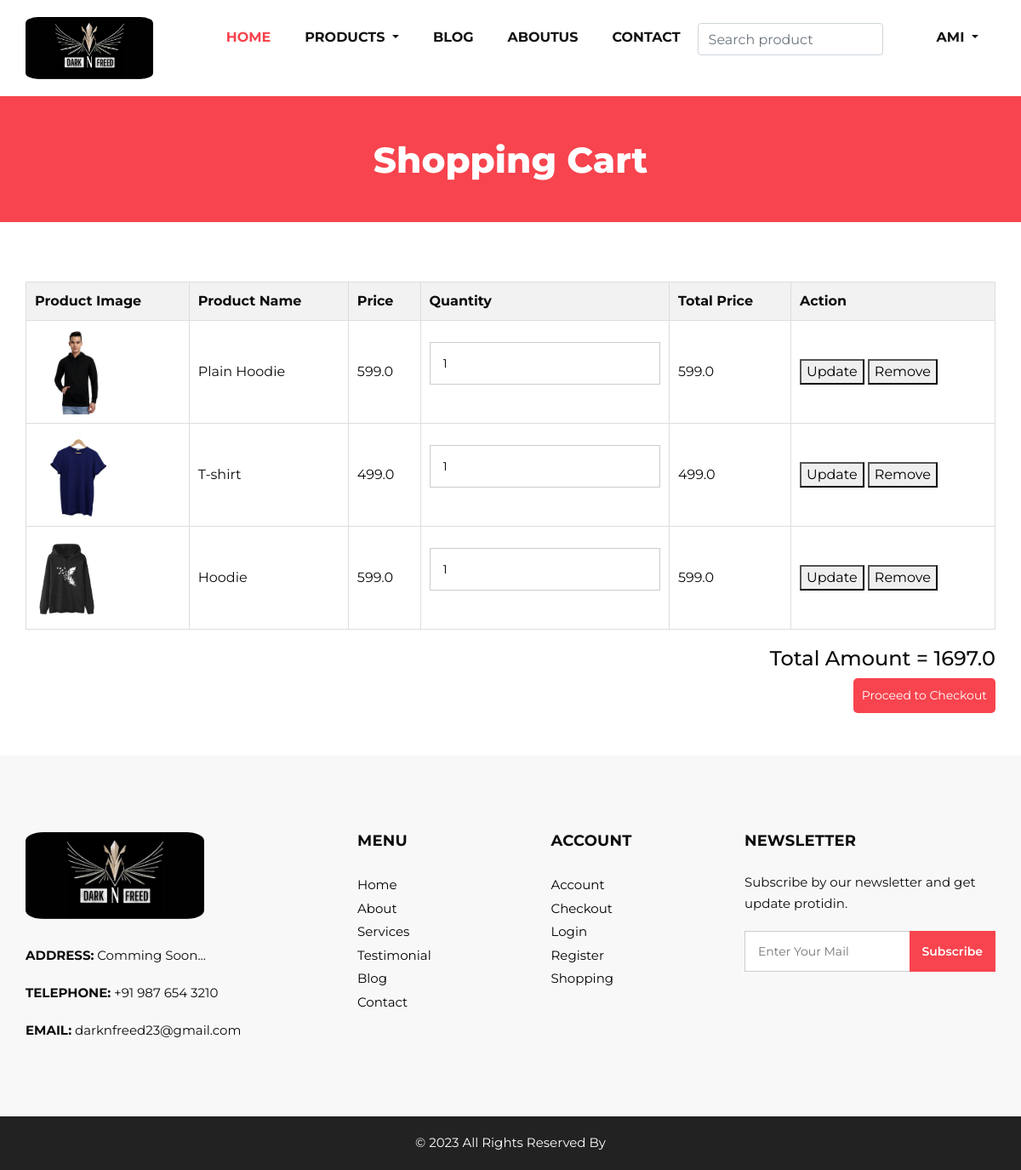
The app's page /product/showcart/ (signed in) with its own data.
### authsystem/models.py (models this page shows)
class CustomUser(AbstractUser):
    gender_choice = models.CharField(max_length=20, choices=gender_choice,default='male')
    contact = models.CharField(max_length=10, default='')
    area_name = models.CharField(max_length=200,blank=True,null=True)
    pin_code = models.IntegerField(blank=True,null=True)
    address = models.CharField(max_length=100,blank=True,null=True)
    email = models.EmailField(default='name@email.com', blank=True, null=True)
    groups = models.ManyToManyField(Group, related_name='customuser_groups')
    user_permissions = models.ManyToManyField(Permission, related_name='customuser_permissions')

### product/models.py (models this page shows, shortened)
class Cart(models.Model):
    user = models.ForeignKey(CustomUser, on_delete=models.CASCADE, related_name='cartitems')
    product = models.ForeignKey(ProductItem, on_delete=models.CASCADE, related_name="product_cart", null=True, blank=True)
    quantity = models.IntegerField(default=1)
    @property
    def total_cost(self):
        if self.product is not None:
            return self.quantity * self.product.P_Price
        return 0

class ProductItem(models.Model):
    P_name = models.CharField(max_length=100)
    P_Qty = models.IntegerField()
    P_Price = models.FloatField(max_length=15)
    CATAGORY_CHOICES = models.CharField(max_length=1, choices=CATAGORY_CHOICES, default='A')
    P_Image = models.ImageField(upload_to='image', blank=True, null=True)
    P_Desc = models.CharField(max_length=1000)

### product/views.py (the view, shortened to what this page needs)
# urls.py: path("showcart/", views.showcart,name='showcart'),
def showcart(request):
    log_user = CustomUser.objects.get(pk = request.user.id)
    user = request.user
    cart_items = Cart.objects.filter(user_id=user)
    total = sum(item.total_cost for item in cart_items)
    return render(request, 'product/addtocart.html', {'cart_items': cart_items, 'detail': log_user,'total': total,'messages': messages.get_messages(request)})

### templates/product/addtocart.html (shortened to what this page needs)
{% extends 'core/hf.html' %}
{% load static %}
{% block body %}
<section class="inner_page_head">
    <div class="container_fuild">
        <div class="row">
            <div class="col-md-12">
                <div class="full">
                    <h3>Shopping Cart</h3>
                </div>
            </div>
        </div>
    </div>
</section>
<section class="cart_section layout_padding">
    <div class="container">
        <form method="post" action="{% url 'product:showcart' %}">
            <table class="cart-table">
                <thead>
                    <tr>
                        <th>Product Image</th>
                        <th>Product Name</th>
                        <th>Price</th>
                        <th>Quantity</th>
                        <th>Total Price</th>
                        <th>Action</th>
                    </tr>
                </thead>
                <tbody>
                    {% for cart_item in cart_items %}
                    <tr>
                        <td><img src="{{ cart_item.product.P_Image.url }}" height="100" alt="product"></td>
                        <td>{{ cart_item.product.P_name }}</td>
                        <td>{{ cart_item.product.P_Price }}</td>
                        <td>
                            <input type="" name="quantity_{{ cart_item.id }}" value="{{ cart_item.quantity }}">
                        </td>
                        <td>{{ cart_item.total_cost }}</td>
                        <td>
                            <button type="submit" name="update_quantity" value="{{ cart_item.id }}">Update</button>
                            <button type="submit" name="remove_item" value="{{ cart_item.id }}">Remove</button>
                        </td>
                    </tr>
                    {% endfor %}
                </tbody>
            </table>
        </form>
        <div class="cart-total">
            <h4>Total Amount = {{ total }}</h4>
            <a href="{% url 'product:order_create' %}">
                <button type="button" style="background-color: #f7444e;">Proceed to Checkout</button>
            </a>
        </div>
    </div>
</section>
{% endblock %}

### templates/core/hf.html (shortened to what this page needs)
<!DOCTYPE html>
{% load static %}
<html>
<head>
   <link rel="stylesheet" type="text/css" href="{% static '/css/bootstrap.css' %}" />
   <link href="{% static '/css/font-awesome.min.css' %}" rel="stylesheet" />
   <link href="{% static '/css/style.css' %}" rel="stylesheet" />
   <link href="{% static '/css/responsive.css' %}" rel="stylesheet" />
</head>
<body>
   <div class="">
      <header class="header_section">
         <div class="container">
            <nav class="navbar navbar-expand-lg custom_nav-container ">
               <a class="navbar-brand" href="index.html">
                  <img width="150" style="border-radius:10%;" src="{% static '/images/l2.png' %}" alt="#" />
               </a>
               <div class="collapse navbar-collapse" id="navbarSupportedContent">
                  <ul class="navbar-nav">
                     {% if user.is_authenticated %}
                        <li class="nav-item active">
                           <a class="nav-link" href="{% url 'core:home' %}">Home <span class="sr-only">(current)</span></a>
                        </li>
                        <li class="nav-item dropdown">
                           <a class="nav-link dropdown-toggle" href="#" data-toggle="dropdown" role="button"
                              aria-haspopup="true" aria-expanded="true"> <span class="nav-label">Products </a>
                        </li>
                        <li class="nav-item">
                           <a class="nav-link" href="{% url 'core:blog' %}">Blog</a>
                        </li>
                        <li class="nav-item">
                           <a class="nav-link" href="{% url 'core:aboutus' %}">AboutUs</a>
                        </li>
                        <li class="nav-item">
                           <a class="nav-link" href="{% url 'product:contactus' %}">Contact</a>
                        </li>
                        <form method="GET" action="{% url 'core:search' %}" class="form-inline">
                           <input class="form-control mr-sm-2" type="text" name="query" placeholder="Search product"
                              aria-label="Search">
                           <button class="btn  my-2 my-sm-0 nav_search-btn" type="submit">
                           </button>
                        </form>
                        <li class="nav-item dropdown">
                           <a class="nav-link dropdown-toggle" href="#" data-toggle="dropdown" role="button"
                              aria-haspopup="true" aria-expanded="true"> <span class="nav-label"> {{ detail.first_name }}
                                 </a>
                        </li>
                     {% endif %}
                  </ul>
               </div>
            </nav>
         </div>
      </header>
   </div>
   {% block body %}
   {% endblock %}
   <footer>
      <div class="container">
         <div class="row">
            <div class="col-md-4">
               <div class="full">
                  <div class="logo_footer">
                     <a href="{% url 'core:home' %}"><img width="210" style="border-radius:10%;" src="{% static '/images/l2.png' %}"
                           alt="#" /></a>
                  </div>
                  <div class="information_f">
                     <p><strong>ADDRESS:</strong> Comming Soon...</p>
                     <p><strong>TELEPHONE:</strong> +91 987 654 3210</p>
                     <p><strong>EMAIL:</strong> darknfreed23@gmail.com</p>
                  </div>
               </div>
            </div>
            <div class="col-md-8">
               <div class="row">
                  <div class="col-md-7">
                     <div class="row">
                        <div class="col-md-6">
                           <div class="widget_menu">
                              <h3>Menu</h3>
                              <ul>
                                 <li><a href="{% url 'core:home' %}">Home</a></li>
                                 <li><a href="{% url 'core:aboutus' %}">About</a></li>
                                 <li><a href="{% url 'core:home' %}">Services</a></li>
                                 <li><a href="{% url 'core:home' %}">Testimonial</a></li>
                                 <li><a href="{% url 'core:blog' %}">Blog</a></li>
                                 <li><a href="{% url 'product:contactus' %}">Contact</a></li>
                              </ul>
                           </div>
                        </div>
                        <div class="col-md-6">
                           <div class="widget_menu">
                              <h3>Account</h3>
                              <ul>
                                 <li><a href="{% url 'core:profile' %}">Account</a></li>
                                 <li><a href="#">Checkout</a></li>
                                 <li><a href="{% url 'authsystem:login' %}">Login</a></li>
                                 <li><a href="{% url 'authsystem:myregister' %}">Register</a></li>
                                 <li><a href="{% url 'product:product' %}">Shopping</a></li>
                              </ul>
                           </div>
                        </div>
                     </div>
                  </div>
                  <div class="col-md-5">
                     <div class="widget_menu">
                        <h3>Newsletter</h3>
                        <div class="information_f">
                           <p>Subscribe by our newsletter and get update protidin.</p>
                        </div>
                        <div class="form_sub">
                           <form>
                              <fieldset>
                                 <div class="field">
                                    <input type="email" placeholder="Enter Your Mail" name="email" />
                                    <input type="submit" value="Subscribe" />
                                 </div>
                              </fieldset>
                           </form>
                        </div>
                     </div>
                  </div>
               </div>
            </div>
         </div>
      </div>
   </footer>
   <div class="cpy_">
      <p>© 2023 All Rights Reserved By</a></p>
   </div>
</body>
</html>

### static/css/style.css (style rules this page uses)
* { box-sizing: border-box; }
body { font-family: 'Montserrat', sans-serif; color: #0c0c0c; background-color: #ffffff; overflow-x: hidden; }
.layout_padding { padding: 70px 0; }
a, a:hover, a:focus { text-decoration: none; }
.btn, .btn:focus { outline: none !important; -webkit-box-shadow: none; box-shadow: none; }
.header_section { padding: 15px 0; }
.navbar-brand { font-family: 'Playfair Display', serif; }
.custom_nav-container { padding: 0; }
.custom_nav-container .navbar-nav { margin-left: auto; }
.custom_nav-container .navbar-nav .nav-item .nav-link { padding: 5px 20px; color: #131313; text-align: center; text-transform: uppercase; border-radius: 5px; -webkit-transition: all 0.3s; transition: all 0.3s; font-weight: 700; }
.custom_nav-container .navbar-nav .nav-item:hover .nav-link, .custom_nav-container .navbar-nav .nav-item.active .nav-link { color: #f7444e; }
.custom_nav-container .nav_search-btn { width: 35px; height: 35px; padding: 0; border: none; color: #000000; }
.inner_page_head { background: #f7444e; text-align: center; color: #fff; padding-top: 50px; padding-bottom: 40px; }
.inner_page_head h3 { font-size: 42px; font-weight: 800; }
footer { background: #f8f8f8; padding: 90px 0 70px; }
.logo_footer { margin-bottom: 30px; }
.information_f p { margin-bottom: 1.2rem; line-height: 25px; font-size: 15px; }
.widget_menu h3 { font-size: 18px; font-weight: 700; text-transform: uppercase; letter-spacing: 0.2px; margin-bottom: 25px; }
.widget_menu ul { list-style: none; padding: 0; margin: 0; }
.widget_menu ul li { float: left; width: 100%; }
.widget_menu ul li a { font-size: 15px; color: #000; margin-bottom: 0; float: left; width: 100%; margin-top: 5px; }
.field { display: flex; }
.widget_menu { float: left; width: 100%; }
div.form_sub .field input[type="email"], div.form_sub .field input[type="email"]:hover, div.form_sub .field input[type="email"]:focus { padding: 10px 110px 10px 15px; border-radius: 0; border: solid #ccc 1px; font-size: 14px; position: relative; box-shadow: none; width: 100%; height: 48px; }
.form_sub { position: relative; }
.form_sub input[type="email"] + input[type="submit"] { position: absolute; right: 0; background: #f7444e; color: #fff; border: none; top: 0px; font-size: 14px; height: 48px; font-weight: 600; padding: 0 15px; }
form input { background: #fff; border: solid #ccc 1px; padding: 15px 15px; width: 100%; font-size: 14px; margin-bottom: 20px; text-transform: none; line-height: normal; }
form input[type="submit"] { border: none; padding: 15px 45px; width: auto; font-size: 16px; text-transform: none; line-height: normal; margin: 0 auto; display: flex; background: #333; color: #fff; font-weight: 600; transition: ease all 0.1s; }
.cpy_ { background: #222; text-align: center; padding: 20px 0; }
.cpy_ p { margin: 0; color: #fff; font-size: 15px; font-weight: 400; }

### static/css/responsive.css (style rules this page uses)
@media (min-width: 1200px) { .container { max-width: 1170px; } }

### templates/product/addtocart.html (style rules this page uses)
.cart_section { padding: 50px 0; }
.cart-table { width: 100%; border-collapse: collapse; margin-top: 20px; }
.cart-table th, .cart-table td { border: 1px solid #ddd; padding: 10px; text-align: left; }
.cart-table th { background-color: #f2f2f2; }
.cart-total { margin-top: 20px; text-align: right; }
.cart-total h4 { margin-top: 0; }
.cart-total button { background-color: #007bff; color: #fff; border: none; padding: 10px; font-size: 14px; cursor: pointer; border-radius: 5px; }

### records on screen
CustomUser: first_name "AMI"
Cart: product.P_Image (picture), product.P_name "Plain Hoodie", product.P_Price "599.0", quantity "1", total_cost "599.0", {{ cart_item.id }} 9 (drawn)
Cart: product.P_Image (picture), product.P_name "T-shirt", product.P_Price "499.0", quantity "1", total_cost "499.0", {{ cart_item.id }} 11 (drawn)
Cart: product.P_Image (picture), product.P_name "Hoodie", product.P_Price "599.0", quantity "1", total_cost "599.0", {{ cart_item.id }} 33 (drawn)

### other values on screen
{{ total }} "1697.0"
